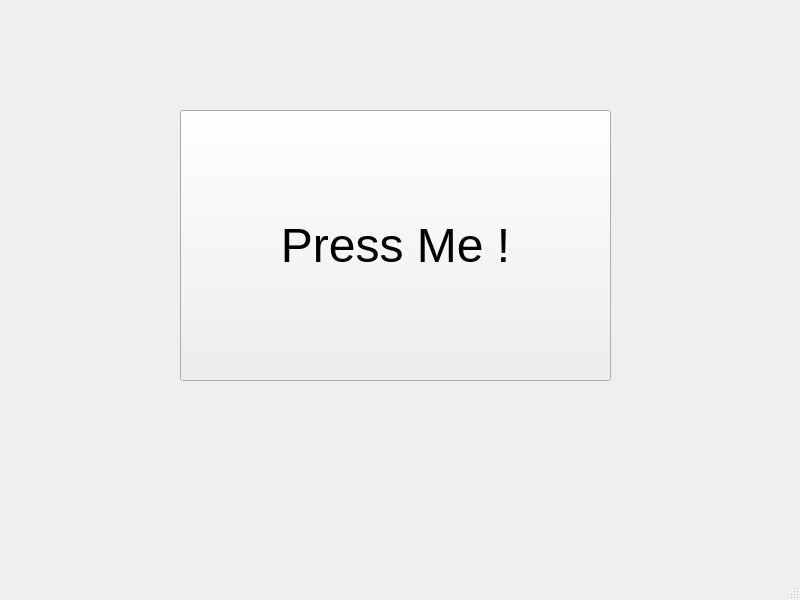
<?xml version="1.0" encoding="UTF-8"?>
<ui version="4.0">
 <class>MainWindow</class>
 <widget class="QMainWindow" name="MainWindow">
  <property name="geometry">
   <rect>
    <x>0</x>
    <y>0</y>
    <width>800</width>
    <height>600</height>
   </rect>
  </property>
  <property name="windowTitle">
   <string>MainWindow</string>
  </property>
  <widget class="QWidget" name="centralwidget">
   <widget class="QPushButton" name="button">
    <property name="geometry">
     <rect>
      <x>180</x>
      <y>110</y>
      <width>431</width>
      <height>271</height>
     </rect>
    </property>
    <property name="font">
     <font>
      <pointsize>36</pointsize>
     </font>
    </property>
    <property name="text">
     <string>Press Me !</string>
    </property>
   </widget>
  </widget>
  <widget class="QMenuBar" name="menubar">
   <property name="geometry">
    <rect>
     <x>0</x>
     <y>0</y>
     <width>800</width>
     <height>26</height>
    </rect>
   </property>
  </widget>
  <widget class="QStatusBar" name="statusbar"/>
 </widget>
 <resources/>
 <connections/>
</ui>
